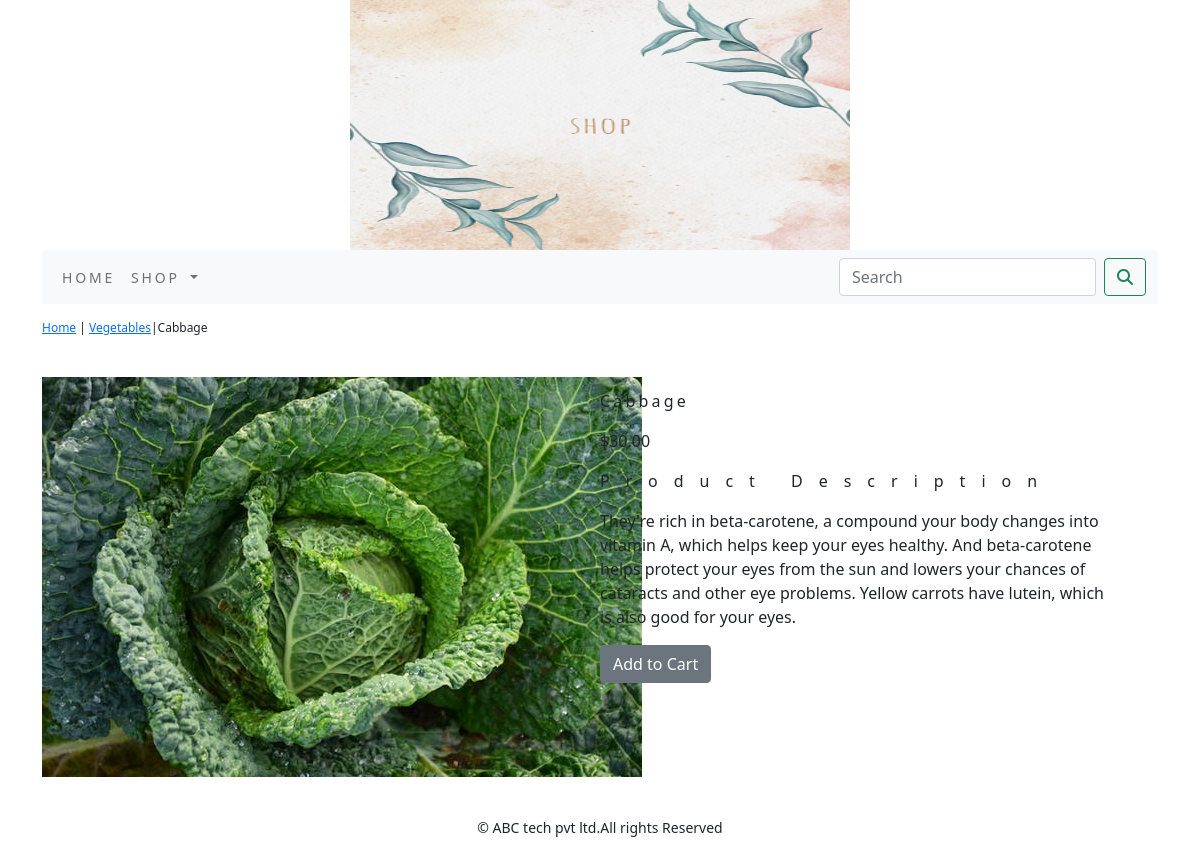
The app's page /shop/vegetables/cabbage/ with its own data.
### shop/models.py (models this page shows, shortened)
class Product(models.Model):
    name=models.CharField(max_length=250,unique=True)
    slug=models.SlugField(max_length=250,unique=True)
    description=models.TextField(blank=True)
    price=models.DecimalField(max_digits=10,decimal_places=2)
    category=models.ForeignKey(Category,on_delete=models.CASCADE)
    image=models.ImageField(upload_to='product',blank=True)
    stock=models.IntegerField()
    available=models.BooleanField(default=True)
    created=models.DateTimeField(auto_now_add=True)
    updated=models.DateTimeField(auto_now=True)
    class Meta:
        ordering=('name',)
        verbose_name='product'
        verbose_name_plural='products'

class Category(models.Model):
    name=models.CharField(max_length=250,unique=True)
    slug=models.SlugField(max_length=250,unique=True)
    description=models.TextField(blank=True)
    image=models.ImageField(upload_to='category',blank=True)
    class Meta:
        ordering=('name',)
        verbose_name='category'
        verbose_name_plural='categories'
    def get_url(self):
        return reverse('shop:products_by_category',args=[self.slug])
    def __str__(self):
        return '{}'.format(self.name)

### shop/views.py (the view)
# urls.py: path('<slug:c_slug>/<slug:product_slug>/',views.prodCatdetail,name='prodCatdetail')
def prodCatdetail(request,c_slug,product_slug):
    try:
        product=Product.objects.get(category__slug=c_slug,slug=product_slug)
    except Exception as e:
        raise e
    return render(request,'product.html',{'product':product})

### cart/context_processors.py (called while the page is built)
def counter(request):
    item_count=0
    if 'admin' in request.path:
        return {}
    else:
        try:
            cart=Cart.objects.filter(cart_id=_cart_id(request))
            cart_items=CartItem.objects.all().filter(cart=cart[:1])
            for cart_item in cart_items:
                item_count += cart_item.quantity
        except Cart.DoesNotExist:
            item_count =0
    return dict(item_count=item_count)

### cart/views.py (called while the page is built)
def _cart_id(request):
    cart=request.session.session_key
    if not cart:
        cart=request.session.create()
    return cart

### shop/context_processors.py (called while the page is built)
def menu_links(request):
    links=Category.objects.all()
    return dict(links=links)

### templates/product.html (shortened to what this page needs)
{% extends 'base.html' %}
{% load static %}
{% block content %}
<div class="row my_prod_row_class">
  <div class="mx_auto">
    <p> <a href="{% url 'shop:allProdCart' %}">Home</a> | <a href ="{{product.category.get_url}}">{{product.category}}</a>|{{product.name}}</p>
  </div>
<div class="container">
</div>
<br>
<div class="row">
  <div class="col-12 col-sm-12 col-md-12 col-lg-6 text-center">
    <div style="min-width:18rem">
      <img src="{{product.image.url}}" alt="{{product.name}}">
    </div>
  </div>
    <div class="col-12 col-sm-12 col-md-12 col-lg-6">
      <div>
      <h1 class="my_prod_title">{{product.name}}</h1>
      <p>${{product.price}}</p>
      <p class="my_title"> Product Description</p>
      <p class="text-justify my_prod_text">{{product.description}}</p>
      {% if  product.stock <= 0 %}
      <p class="text-justify my_prod_text"><b>Out of stock</b></p>
      {% else %}
      <a class="btn btn-secondary" href="{% url 'cart:add_cart' product.id %}">Add to Cart</a>
      {% endif %}
    </div>
  </div>
</div>
</div>
{% endblock %}

### static/css/custom.css (style rules this page uses)
body { font-family: 'Roboto', sans-serif; }
.my_title { font-size:16px; text_transform:uppercase; letter-spacing:1em; }
.my_prod_row_class { padding-top:15px; padding-bottom:20px; }
.my_prod_row_class .mx_auto { colour:#000; font-size:12px; text-decoration:none; }
.my_prod_title { font-size:16px; text_transform:uppercase; letter-spacing:.2em; padding-top:15px; padding-bottom:10px; }
.my_prod_text { padding-right:20px }

### records on screen
Product: category "Vegetables", name "Cabbage", image (picture), price "30.00", description "They're rich in beta-carotene, a compound your body changes into vitamin A, which helps keep your eyes healthy. And beta-carotene helps protect your eyes from the sun and lowers your chances of cataracts and other eye problems. Yellow carrots have lutein, which is also good for your eyes."
